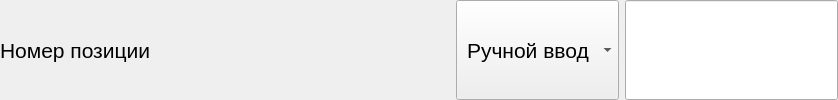
        <widget class="QWidget" name="widget_positionNumber" native="true">
         <property name="sizePolicy">
          <sizepolicy hsizetype="Preferred" vsizetype="Preferred">
           <horstretch>0</horstretch>
           <verstretch>0</verstretch>
          </sizepolicy>
         </property>
         <property name="font">
          <font>
           <family>Segoe UI</family>
           <pointsize>16</pointsize>
          </font>
         </property>
         <layout class="QHBoxLayout" name="horizontalLayout_positionNumber">
          <property name="spacing">
           <number>6</number>
          </property>
          <property name="leftMargin">
           <number>0</number>
          </property>
          <property name="topMargin">
           <number>0</number>
          </property>
          <property name="rightMargin">
           <number>0</number>
          </property>
          <property name="bottomMargin">
           <number>0</number>
          </property>
          <item>
           <widget class="QLabel" name="label_positionNumber">
            <property name="sizePolicy">
             <sizepolicy hsizetype="Preferred" vsizetype="Preferred">
              <horstretch>0</horstretch>
              <verstretch>0</verstretch>
             </sizepolicy>
            </property>
            <property name="minimumSize">
             <size>
              <width>450</width>
              <height>0</height>
             </size>
            </property>
            <property name="maximumSize">
             <size>
              <width>340</width>
              <height>16777215</height>
             </size>
            </property>
            <property name="font">
             <font>
              <family>Segoe UI</family>
              <pointsize>16</pointsize>
             </font>
            </property>
            <property name="text">
             <string>Номер позиции</string>
            </property>
           </widget>
          </item>
          <item>
           <widget class="QComboBox" name="comboBox_positionNumber">
            <property name="sizePolicy">
             <sizepolicy hsizetype="Preferred" vsizetype="Preferred">
              <horstretch>0</horstretch>
              <verstretch>0</verstretch>
             </sizepolicy>
            </property>
            <property name="font">
             <font>
              <family>Segoe UI</family>
              <pointsize>16</pointsize>
             </font>
            </property>
            <property name="styleSheet">
             <string notr="true">padding: 5px 10px;</string>
            </property>
            <item>
             <property name="text">
              <string>Ручной ввод</string>
             </property>
            </item>
           </widget>
          </item>
          <item>
           <widget class="QLineEdit" name="lineEdit_positionNumber">
            <property name="sizePolicy">
             <sizepolicy hsizetype="Preferred" vsizetype="Preferred">
              <horstretch>0</horstretch>
              <verstretch>0</verstretch>
             </sizepolicy>
            </property>
            <property name="minimumSize">
             <size>
              <width>0</width>
              <height>0</height>
             </size>
            </property>
            <property name="font">
             <font>
              <family>Segoe UI</family>
              <pointsize>16</pointsize>
             </font>
            </property>
            <property name="focusPolicy">
             <enum>Qt::FocusPolicy::ClickFocus</enum>
            </property>
            <property name="styleSheet">
             <string notr="true">padding: 5px 10px;</string>
            </property>
           </widget>
          </item>
         </layout>
        </widget>
